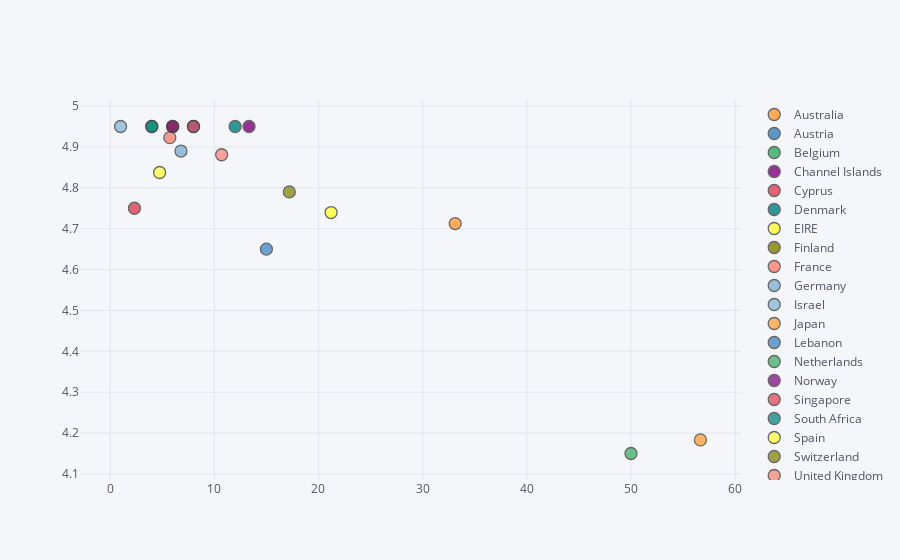

Notebook cell for this chart:
### Markdown cell above
## 3. Create an interactive scatter plot showing the relationship between average quantity (x-axis) and average unit price (y-axis) for the product PARTY BUNTING with the plot points color-coded by country (categories).

### Code cell
mask = data.Description == 'PARTY BUNTING'
df =data.loc[mask,:].groupby(by='Country').mean().reset_index()[['Country','Quantity','UnitPrice']]
df.iplot(kind='scatter',x='Quantity',y='UnitPrice',categories='Country')

### Figure 1 — Plotly figure (JSON) as saved in the notebook; plotly's stock layout.template omitted (floating-point values rounded to 4 significant figures)
{"data": [{"marker": {"color": "rgba(255, 153, 51, 1.0)", "line": {"width": 1.3}, "opacity": 0.8, "size": 12, "symbol": "circle"}, "mode": "markers", "name": "Australia", "textfont": {"color": "#4D5663"}, "type": "scatter", "uid": "2fa9546b-8aed-4002-a6e1-f7ffed0f3156", "x": [33.12], "y": [4.713]}, {"marker": {"color": "rgba(55, 128, 191, 1.0)", "line": {"width": 1.3}, "opacity": 0.8, "size": 12, "symbol": "circle"}, "mode": "markers", "name": "Austria", "textfont": {"color": "#4D5663"}, "type": "scatter", "uid": "7227efe6-1180-42ff-95ab-7890f2748f79", "x": [8], "y": [4.95]}, {"marker": {"color": "rgba(50, 171, 96, 1.0)", "line": {"width": 1.3}, "opacity": 0.8, "size": 12, "symbol": "circle"}, "mode": "markers", "name": "Belgium", "textfont": {"color": "#4D5663"}, "type": "scatter", "uid": "7b098a9f-02f4-4449-b7eb-64dcadeef014", "x": [4], "y": [4.95]}, {"marker": {"color": "rgba(128, 0, 128, 1.0)", "line": {"width": 1.3}, "opacity": 0.8, "size": 12, "symbol": "circle"}, "mode": "markers", "name": "Channel Islands", "textfont": {"color": "#4D5663"}, "type": "scatter", "uid": "1bda6352-9d14-4930-a839-635244079a8b", "x": [13.33], "y": [4.95]}, {"marker": {"color": "rgba(219, 64, 82, 1.0)", "line": {"width": 1.3}, "opacity": 0.8, "size": 12, "symbol": "circle"}, "mode": "markers", "name": "Cyprus", "textfont": {"color": "#4D5663"}, "type": "scatter", "uid": "fbada039-e263-4987-9bbb-c735a3db80c3", "x": [2.333], "y": [4.75]}, {"marker": {"color": "rgba(0, 128, 128, 1.0)", "line": {"width": 1.3}, "opacity": 0.8, "size": 12, "symbol": "circle"}, "mode": "markers", "name": "Denmark", "textfont": {"color": "#4D5663"}, "type": "scatter", "uid": "75f8030a-ca01-4da2-96f2-006da6f1bc94", "x": [12], "y": [4.95]}, {"marker": {"color": "rgba(255, 255, 51, 1.0)", "line": {"width": 1.3}, "opacity": 0.8, "size": 12, "symbol": "circle"}, "mode": "markers", "name": "EIRE", "textfont": {"color": "#4D5663"}, "type": "scatter", "uid": "e594936f-75df-4b4b-af46-ccdbdf83cac7", "x": [21.21], "y": [4.739]}, {"marker": {"color": "rgba(128, 128, 0, 1.0)", "line": {"width": 1.3}, "opacity": 0.8, "size": 12, "symbol": "circle"}, "mode": "markers", "name": "Finland", "textfont": {"color": "#4D5663"}, "type": "scatter", "uid": "282a1022-f783-4b05-a0e5-deb25b62469c", "x": [6], "y": [4.95]}, {"marker": {"color": "rgba(251, 128, 114, 1.0)", "line": {"width": 1.3}, "opacity": 0.8, "size": 12, "symbol": "circle"}, "mode": "markers", "name": "France", "textfont": {"color": "#4D5663"}, "type": "scatter", "uid": "520070ef-5439-4a2d-b7a7-bfea38510c2f", "x": [5.727], "y": [4.923]}, {"marker": {"color": "rgba(128, 177, 211, 1.0)", "line": {"width": 1.3}, "opacity": 0.8, "size": 12, "symbol": "circle"}, "mode": "markers", "name": "Germany", "textfont": {"color": "#4D5663"}, "type": "scatter", "uid": "5ce0322d-235b-4f57-ade6-4fc91d37b47d", "x": [6.8], "y": [4.89]}, {"marker": {"color": "rgba(128, 177, 211, 0.8999999999999999)", "line": {"width": 1.3}, "opacity": 0.8, "size": 12, "symbol": "circle"}, "mode": "markers", "name": "Israel", "textfont": {"color": "#4D5663"}, "type": "scatter", "uid": "d4d73133-6a5e-4d61-9073-18a96e77d5a8", "x": [1], "y": [4.95]}, {"marker": {"color": "rgba(255, 153, 51, 0.8999999999999999)", "line": {"width": 1.3}, "opacity": 0.8, "size": 12, "symbol": "circle"}, "mode": "markers", "name": "Japan", "textfont": {"color": "#4D5663"}, "type": "scatter", "uid": "d7d33f56-aeaf-4aa9-b6a0-1b242ae701e0", "x": [56.67], "y": [4.183]}, {"marker": {"color": "rgba(55, 128, 191, 0.8999999999999999)", "line": {"width": 1.3}, "opacity": 0.8, "size": 12, "symbol": "circle"}, "mode": "markers", "name": "Lebanon", "textfont": {"color": "#4D5663"}, "type": "scatter", "uid": "9071e5a0-0fcd-44e2-a9d3-1a51ac634fe0", "x": [15], "y": [4.65]}, {"marker": {"color": "rgba(50, 171, 96, 0.8999999999999999)", "line": {"width": 1.3}, "opacity": 0.8, "size": 12, "symbol": "circle"}, "mode": "markers", "name": "Netherlands", "textfont": {"color": "#4D5663"}, "type": "scatter", "uid": "dc9aa287-361f-4c02-8d92-30eacfa449d4", "x": [50], "y": [4.15]}, {"marker": {"color": "rgba(128, 0, 128, 0.8999999999999999)", "line": {"width": 1.3}, "opacity": 0.8, "size": 12, "symbol": "circle"}, "mode": "markers", "name": "Norway", "textfont": {"color": "#4D5663"}, "type": "scatter", "uid": "ad5e050c-4b76-4172-a717-b28bd2029ba9", "x": [6], "y": [4.95]}, {"marker": {"color": "rgba(219, 64, 82, 0.8999999999999999)", "line": {"width": 1.3}, "opacity": 0.8, "size": 12, "symbol": "circle"}, "mode": "markers", "name": "Singapore", "textfont": {"color": "#4D5663"}, "type": "scatter", "uid": "7b28e154-2d25-4121-9118-f6c579b2ab69", "x": [8], "y": [4.95]}, {"marker": {"color": "rgba(0, 128, 128, 0.8999999999999999)", "line": {"width": 1.3}, "opacity": 0.8, "size": 12, "symbol": "circle"}, "mode": "markers", "name": "South Africa", "textfont": {"color": "#4D5663"}, "type": "scatter", "uid": "49a7106d-8863-4d45-80dd-d573f5caf2c2", "x": [4], "y": [4.95]}, {"marker": {"color": "rgba(255, 255, 51, 0.8999999999999999)", "line": {"width": 1.3}, "opacity": 0.8, "size": 12, "symbol": "circle"}, "mode": "markers", "name": "Spain", "textfont": {"color": "#4D5663"}, "type": "scatter", "uid": "1fe047d9-80f9-4acb-975a-0ec03e6536f0", "x": [4.75], "y": [4.838]}, {"marker": {"color": "rgba(128, 128, 0, 0.8999999999999999)", "line": {"width": 1.3}, "opacity": 0.8, "size": 12, "symbol": "circle"}, "mode": "markers", "name": "Switzerland", "textfont": {"color": "#4D5663"}, "type": "scatter", "uid": "ef924388-8a36-41e7-b588-e92bceaabb38", "x": [17.2], "y": [4.79]}, {"marker": {"color": "rgba(251, 128, 114, 0.8999999999999999)", "line": {"width": 1.3}, "opacity": 0.8, "size": 12, "symbol": "circle"}, "mode": "markers", "name": "United Kingdom", "textfont": {"color": "#4D5663"}, "type": "scatter", "uid": "c2356013-d1d1-4cae-b843-2c3f731d720b", "x": [10.71], "y": [4.881]}], "layout": {"legend": {"bgcolor": "#F5F6F9", "font": {"color": "#4D5663"}}, "paper_bgcolor": "#F5F6F9", "plot_bgcolor": "#F5F6F9", "title": {"font": {"color": "#4D5663"}}, "xaxis": {"gridcolor": "#E1E5ED", "showgrid": true, "tickfont": {"color": "#4D5663"}, "title": {"font": {"color": "#4D5663"}, "text": ""}, "zerolinecolor": "#E1E5ED"}, "yaxis": {"gridcolor": "#E1E5ED", "showgrid": true, "tickfont": {"color": "#4D5663"}, "title": {"font": {"color": "#4D5663"}, "text": ""}, "zerolinecolor": "#E1E5ED"}}}
